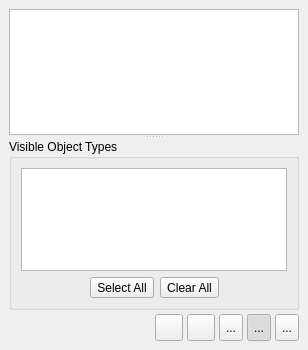
<?xml version="1.0" encoding="UTF-8"?>
<ui version="4.0">
 <class>ModelObjectsWidget</class>
 <widget class="QDockWidget" name="ModelObjectsWidget">
  <property name="enabled">
   <bool>true</bool>
  </property>
  <property name="geometry">
   <rect>
    <x>0</x>
    <y>0</y>
    <width>308</width>
    <height>350</height>
   </rect>
  </property>
  <property name="minimumSize">
   <size>
    <width>250</width>
    <height>350</height>
   </size>
  </property>
  <property name="windowIcon">
   <iconset resource="../res/resources.qrc">
    <normaloff>:/icones/icones/pgsqlModeler48x48.png</normaloff>:/icones/icones/pgsqlModeler48x48.png</iconset>
  </property>
  <property name="floating">
   <bool>false</bool>
  </property>
  <property name="features">
   <set>QDockWidget::AllDockWidgetFeatures</set>
  </property>
  <property name="allowedAreas">
   <set>Qt::AllDockWidgetAreas</set>
  </property>
  <property name="windowTitle">
   <string>Model Objects</string>
  </property>
  <widget class="QWidget" name="dockWidgetContents">
   <property name="enabled">
    <bool>true</bool>
   </property>
   <layout class="QGridLayout" name="gridLayout_5">
    <property name="spacing">
     <number>4</number>
    </property>
    <item row="0" column="0">
     <widget class="QSplitter" name="splitter">
      <property name="orientation">
       <enum>Qt::Vertical</enum>
      </property>
      <widget class="QStackedWidget" name="visaoobjetos_stw">
       <property name="enabled">
        <bool>true</bool>
       </property>
       <property name="minimumSize">
        <size>
         <width>0</width>
         <height>0</height>
        </size>
       </property>
       <property name="currentIndex">
        <number>0</number>
       </property>
       <widget class="QWidget" name="page">
        <property name="enabled">
         <bool>true</bool>
        </property>
        <layout class="QGridLayout" name="gridLayout_4">
         <property name="margin">
          <number>0</number>
         </property>
         <property name="spacing">
          <number>0</number>
         </property>
         <item row="0" column="0">
          <widget class="QTreeWidget" name="objectstree_tw">
           <property name="enabled">
            <bool>true</bool>
           </property>
           <property name="palette">
            <palette>
             <active>
              <colorrole role="Link">
               <brush brushstyle="SolidPattern">
                <color alpha="255">
                 <red>0</red>
                 <green>170</green>
                 <blue>255</blue>
                </color>
               </brush>
              </colorrole>
             </active>
             <inactive>
              <colorrole role="Link">
               <brush brushstyle="SolidPattern">
                <color alpha="255">
                 <red>0</red>
                 <green>170</green>
                 <blue>255</blue>
                </color>
               </brush>
              </colorrole>
             </inactive>
             <disabled>
              <colorrole role="Link">
               <brush brushstyle="SolidPattern">
                <color alpha="255">
                 <red>0</red>
                 <green>170</green>
                 <blue>255</blue>
                </color>
               </brush>
              </colorrole>
             </disabled>
            </palette>
           </property>
           <property name="frameShadow">
            <enum>QFrame::Sunken</enum>
           </property>
           <property name="horizontalScrollBarPolicy">
            <enum>Qt::ScrollBarAsNeeded</enum>
           </property>
           <property name="autoScroll">
            <bool>true</bool>
           </property>
           <property name="editTriggers">
            <set>QAbstractItemView::NoEditTriggers</set>
           </property>
           <property name="showDropIndicator" stdset="0">
            <bool>true</bool>
           </property>
           <property name="alternatingRowColors">
            <bool>true</bool>
           </property>
           <property name="selectionMode">
            <enum>QAbstractItemView::SingleSelection</enum>
           </property>
           <property name="selectionBehavior">
            <enum>QAbstractItemView::SelectItems</enum>
           </property>
           <property name="iconSize">
            <size>
             <width>18</width>
             <height>18</height>
            </size>
           </property>
           <property name="indentation">
            <number>20</number>
           </property>
           <property name="rootIsDecorated">
            <bool>false</bool>
           </property>
           <property name="uniformRowHeights">
            <bool>true</bool>
           </property>
           <property name="itemsExpandable">
            <bool>true</bool>
           </property>
           <property name="sortingEnabled">
            <bool>false</bool>
           </property>
           <property name="animated">
            <bool>true</bool>
           </property>
           <property name="allColumnsShowFocus">
            <bool>false</bool>
           </property>
           <property name="headerHidden">
            <bool>true</bool>
           </property>
           <property name="expandsOnDoubleClick">
            <bool>false</bool>
           </property>
           <attribute name="headerStretchLastSection">
            <bool>true</bool>
           </attribute>
           <column>
            <property name="text">
             <string>1</string>
            </property>
           </column>
          </widget>
         </item>
        </layout>
       </widget>
       <widget class="QWidget" name="page_2">
        <layout class="QGridLayout" name="gridLayout_2">
         <property name="horizontalSpacing">
          <number>0</number>
         </property>
         <property name="margin">
          <number>0</number>
         </property>
         <item row="0" column="0">
          <widget class="QTableWidget" name="objectslist_tbw">
           <property name="enabled">
            <bool>true</bool>
           </property>
           <property name="editTriggers">
            <set>QAbstractItemView::NoEditTriggers</set>
           </property>
           <property name="alternatingRowColors">
            <bool>true</bool>
           </property>
           <property name="selectionMode">
            <enum>QAbstractItemView::SingleSelection</enum>
           </property>
           <property name="selectionBehavior">
            <enum>QAbstractItemView::SelectRows</enum>
           </property>
           <property name="gridStyle">
            <enum>Qt::SolidLine</enum>
           </property>
           <property name="sortingEnabled">
            <bool>true</bool>
           </property>
           <attribute name="horizontalHeaderCascadingSectionResizes">
            <bool>true</bool>
           </attribute>
           <attribute name="horizontalHeaderDefaultSectionSize">
            <number>96</number>
           </attribute>
           <attribute name="horizontalHeaderShowSortIndicator" stdset="0">
            <bool>true</bool>
           </attribute>
           <attribute name="horizontalHeaderStretchLastSection">
            <bool>true</bool>
           </attribute>
           <attribute name="verticalHeaderVisible">
            <bool>false</bool>
           </attribute>
           <attribute name="verticalHeaderCascadingSectionResizes">
            <bool>false</bool>
           </attribute>
           <attribute name="verticalHeaderDefaultSectionSize">
            <number>20</number>
           </attribute>
           <attribute name="verticalHeaderHighlightSections">
            <bool>false</bool>
           </attribute>
           <attribute name="verticalHeaderShowSortIndicator" stdset="0">
            <bool>false</bool>
           </attribute>
           <attribute name="verticalHeaderStretchLastSection">
            <bool>false</bool>
           </attribute>
           <column>
            <property name="text">
             <string>Object</string>
            </property>
            <property name="icon">
             <iconset resource="../res/resources.qrc">
              <normaloff>:/icones/icones/table.png</normaloff>:/icones/icones/table.png</iconset>
            </property>
           </column>
           <column>
            <property name="text">
             <string>Type</string>
            </property>
            <property name="icon">
             <iconset resource="../res/resources.qrc">
              <normaloff>:/icones/icones/usertype.png</normaloff>:/icones/icones/usertype.png</iconset>
            </property>
           </column>
           <column>
            <property name="text">
             <string>Parent Object</string>
            </property>
            <property name="icon">
             <iconset resource="../res/resources.qrc">
              <normaloff>:/icones/icones/schema.png</normaloff>:/icones/icones/schema.png</iconset>
            </property>
           </column>
           <column>
            <property name="text">
             <string>Parent Type</string>
            </property>
            <property name="icon">
             <iconset resource="../res/resources.qrc">
              <normaloff>:/icones/icones/usertype.png</normaloff>:/icones/icones/usertype.png</iconset>
            </property>
           </column>
          </widget>
         </item>
        </layout>
       </widget>
      </widget>
      <widget class="QWidget" name="layoutWidget">
       <layout class="QVBoxLayout" name="verticalLayout">
        <item>
         <widget class="QGroupBox" name="visibleobjects_grp">
          <property name="maximumSize">
           <size>
            <width>16777215</width>
            <height>16777215</height>
           </size>
          </property>
          <property name="title">
           <string>Visible Object Types</string>
          </property>
          <property name="flat">
           <bool>false</bool>
          </property>
          <property name="checkable">
           <bool>false</bool>
          </property>
          <layout class="QGridLayout" name="gridLayout_3">
           <item row="0" column="0" colspan="3">
            <widget class="QListWidget" name="visibleobjects_lst">
             <property name="minimumSize">
              <size>
               <width>0</width>
               <height>0</height>
              </size>
             </property>
             <property name="maximumSize">
              <size>
               <width>16777215</width>
               <height>16777215</height>
              </size>
             </property>
             <property name="editTriggers">
              <set>QAbstractItemView::NoEditTriggers</set>
             </property>
             <property name="alternatingRowColors">
              <bool>true</bool>
             </property>
             <property name="currentRow">
              <number>-1</number>
             </property>
             <property name="sortingEnabled">
              <bool>true</bool>
             </property>
            </widget>
           </item>
           <item row="1" column="0">
            <spacer name="horizontalSpacer_3">
             <property name="orientation">
              <enum>Qt::Horizontal</enum>
             </property>
             <property name="sizeHint" stdset="0">
              <size>
               <width>58</width>
               <height>20</height>
              </size>
             </property>
            </spacer>
           </item>
           <item row="1" column="1">
            <layout class="QHBoxLayout" name="horizontalLayout_2">
             <item>
              <widget class="QToolButton" name="select_all_tb">
               <property name="sizePolicy">
                <sizepolicy hsizetype="Preferred" vsizetype="Preferred">
                 <horstretch>0</horstretch>
                 <verstretch>0</verstretch>
                </sizepolicy>
               </property>
               <property name="text">
                <string>Select All</string>
               </property>
              </widget>
             </item>
             <item>
              <widget class="QToolButton" name="clear_all_tb">
               <property name="sizePolicy">
                <sizepolicy hsizetype="Preferred" vsizetype="Preferred">
                 <horstretch>0</horstretch>
                 <verstretch>0</verstretch>
                </sizepolicy>
               </property>
               <property name="text">
                <string>Clear All</string>
               </property>
              </widget>
             </item>
            </layout>
           </item>
           <item row="1" column="2">
            <spacer name="horizontalSpacer_2">
             <property name="orientation">
              <enum>Qt::Horizontal</enum>
             </property>
             <property name="sizeHint" stdset="0">
              <size>
               <width>58</width>
               <height>20</height>
              </size>
             </property>
            </spacer>
           </item>
          </layout>
         </widget>
        </item>
       </layout>
      </widget>
     </widget>
    </item>
    <item row="1" column="0">
     <layout class="QHBoxLayout" name="horizontalLayout">
      <item>
       <spacer name="horizontalSpacer">
        <property name="orientation">
         <enum>Qt::Horizontal</enum>
        </property>
        <property name="sizeHint" stdset="0">
         <size>
          <width>118</width>
          <height>20</height>
         </size>
        </property>
       </spacer>
      </item>
      <item>
       <widget class="QToolButton" name="select_tb">
        <property name="sizePolicy">
         <sizepolicy hsizetype="Preferred" vsizetype="Preferred">
          <horstretch>0</horstretch>
          <verstretch>0</verstretch>
         </sizepolicy>
        </property>
        <property name="minimumSize">
         <size>
          <width>0</width>
          <height>0</height>
         </size>
        </property>
        <property name="toolTip">
         <string>Select</string>
        </property>
        <property name="text">
         <string/>
        </property>
        <property name="icon">
         <iconset resource="../res/resources.qrc">
          <normaloff>:/icones/icones/confirmar.png</normaloff>:/icones/icones/confirmar.png</iconset>
        </property>
        <property name="iconSize">
         <size>
          <width>20</width>
          <height>20</height>
         </size>
        </property>
       </widget>
      </item>
      <item>
       <widget class="QToolButton" name="cancel_tb">
        <property name="sizePolicy">
         <sizepolicy hsizetype="Preferred" vsizetype="Preferred">
          <horstretch>0</horstretch>
          <verstretch>0</verstretch>
         </sizepolicy>
        </property>
        <property name="minimumSize">
         <size>
          <width>0</width>
          <height>0</height>
         </size>
        </property>
        <property name="toolTip">
         <string>Cancel</string>
        </property>
        <property name="text">
         <string/>
        </property>
        <property name="icon">
         <iconset resource="../res/resources.qrc">
          <normaloff>:/icones/icones/fechar1.png</normaloff>:/icones/icones/fechar1.png</iconset>
        </property>
        <property name="iconSize">
         <size>
          <width>20</width>
          <height>20</height>
         </size>
        </property>
       </widget>
      </item>
      <item>
       <widget class="QToolButton" name="options_tb">
        <property name="sizePolicy">
         <sizepolicy hsizetype="Preferred" vsizetype="Preferred">
          <horstretch>0</horstretch>
          <verstretch>0</verstretch>
         </sizepolicy>
        </property>
        <property name="minimumSize">
         <size>
          <width>0</width>
          <height>0</height>
         </size>
        </property>
        <property name="toolTip">
         <string>Objects view configuration</string>
        </property>
        <property name="text">
         <string>...</string>
        </property>
        <property name="icon">
         <iconset resource="../res/resources.qrc">
          <normaloff>:/icones/icones/config.png</normaloff>:/icones/icones/config.png</iconset>
        </property>
        <property name="iconSize">
         <size>
          <width>20</width>
          <height>20</height>
         </size>
        </property>
        <property name="checkable">
         <bool>true</bool>
        </property>
        <property name="checked">
         <bool>false</bool>
        </property>
       </widget>
      </item>
      <item>
       <widget class="QToolButton" name="tree_view_tb">
        <property name="sizePolicy">
         <sizepolicy hsizetype="Preferred" vsizetype="Preferred">
          <horstretch>0</horstretch>
          <verstretch>0</verstretch>
         </sizepolicy>
        </property>
        <property name="minimumSize">
         <size>
          <width>0</width>
          <height>0</height>
         </size>
        </property>
        <property name="toolTip">
         <string>Tree view</string>
        </property>
        <property name="accessibleName">
         <string/>
        </property>
        <property name="text">
         <string>...</string>
        </property>
        <property name="icon">
         <iconset resource="../res/resources.qrc">
          <normaloff>:/icones/icones/visaoarvore.png</normaloff>:/icones/icones/visaoarvore.png</iconset>
        </property>
        <property name="iconSize">
         <size>
          <width>20</width>
          <height>20</height>
         </size>
        </property>
        <property name="checkable">
         <bool>true</bool>
        </property>
        <property name="checked">
         <bool>true</bool>
        </property>
       </widget>
      </item>
      <item>
       <widget class="QToolButton" name="list_view_tb">
        <property name="sizePolicy">
         <sizepolicy hsizetype="Preferred" vsizetype="Preferred">
          <horstretch>0</horstretch>
          <verstretch>0</verstretch>
         </sizepolicy>
        </property>
        <property name="minimumSize">
         <size>
          <width>0</width>
          <height>0</height>
         </size>
        </property>
        <property name="toolTip">
         <string>List view</string>
        </property>
        <property name="text">
         <string>...</string>
        </property>
        <property name="icon">
         <iconset resource="../res/resources.qrc">
          <normaloff>:/icones/icones/visaolista.png</normaloff>:/icones/icones/visaolista.png</iconset>
        </property>
        <property name="iconSize">
         <size>
          <width>20</width>
          <height>20</height>
         </size>
        </property>
        <property name="checkable">
         <bool>true</bool>
        </property>
       </widget>
      </item>
     </layout>
    </item>
   </layout>
  </widget>
 </widget>
 <resources>
  <include location="../res/resources.qrc"/>
 </resources>
 <connections/>
</ui>
